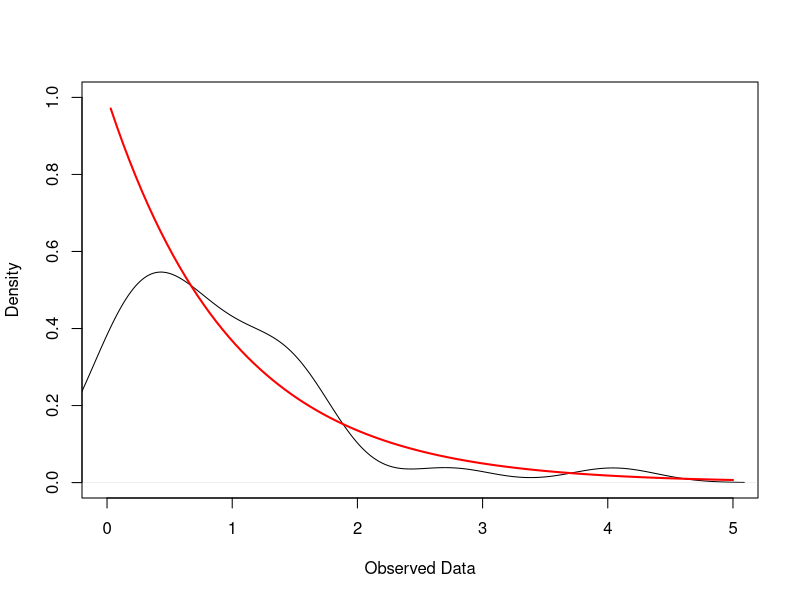

Source code (R):
## ---- chunk 1
#| code-fold: true

# Simulate IID sample of 30 obs from exp(1)
set.seed(123)
n <- 30
x <- rexp(n, rate = 1)

# Empirical Density 
dens <- density(x)

# True Exponential Density
xs <- seq(0, max(x), length.out = 200)
ys <- dexp(xs, rate = 1)

# Plot
plot(dens, main = "", xlab = "Observed Data", ylab = "Density", xlim = c(0, 5), ylim = c(0, max(c(dens$y, ys))))
curve(dexp(x, rate = 1), from = min(x), add = TRUE, col = "red", lwd = 2)

## ---- chunk 2
set.seed(123)

# Simulation parameters
n        <- 30               # sample size
n_sims   <- 10000            # number of repeated draws 

# Store sample means for the 10000 repeated samples
sample_means <- replicate(
  n_sims,
  mean(rexp(n, rate = 1))
)

# Average and variance of sample means
c(mean(sample_means), var(sample_means))
